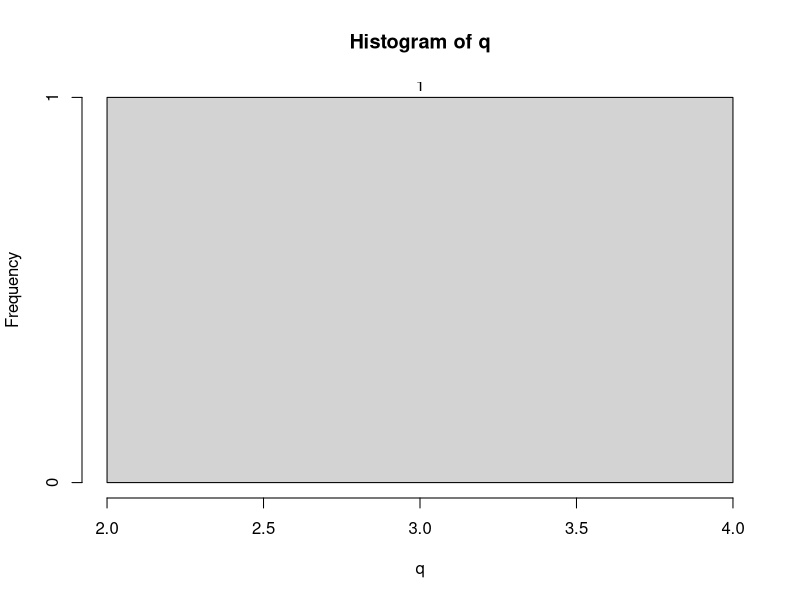
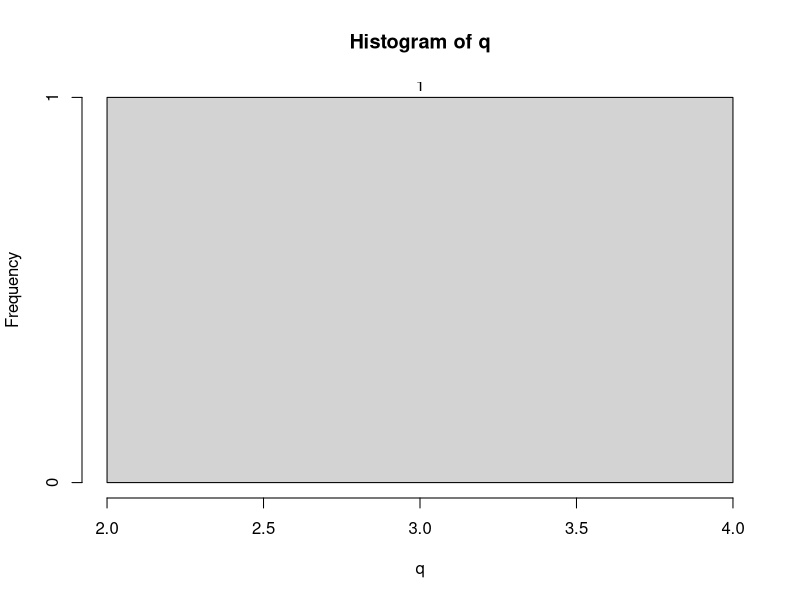

Generate these figures, in order, with R:
# STAT 705, Spring 2023
# HW 01

# Liam Aumann

#Q1:
#68% of results should be within 1 sd of the mean
pnorm(5,2,3) - pnorm(-1,2,3)
#95% of results should be within 2 sd of the mean
pnorm(8,2,3) - pnorm(-4,2,3)
#99.7% of results should be within 3 sd of the mean
pnorm(11,2,3) - pnorm(-7,2,3)

#Q2:
set.seed(4057) 
q = runif(1000,-4,4)  
sum(q<-3)
#or
y = hist(q, label=TRUE)
plot(y, labels = TRUE)
z = y$counts[1]
print(z)

#Q3:
#a)
pnorm(2,mean=1,sd=2)-pnorm(1,mean=1,sd=2)
#b)
#All results within 2 sd of the mean, 1 will = 68%
#P(1<x<3) is 1/2 of that
#1/2 of 68 = 34%
#c)
qnorm(.4,1,2)
# with b = 0.4933058 or .5
#d)
1-pnorm(0.4933058,1,2)

#Q4:
#postion will be: 1
dnorm(1,mean=1.5,sd=4)
(1/(4*sqrt(2*pi)))*exp(.5*((1-1.5)/4)^2)